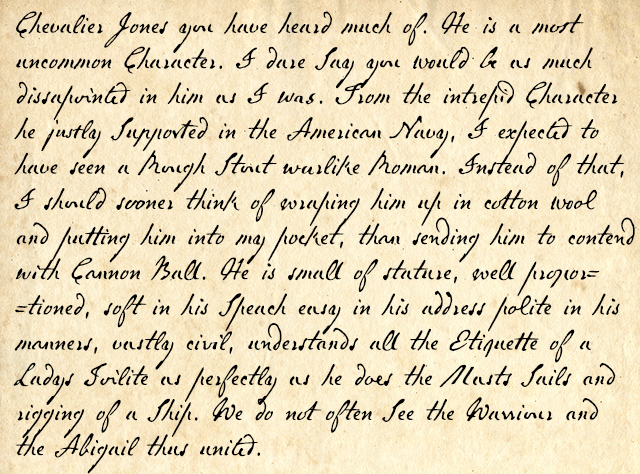
%> input picture Q4_Ink to Pixels Business Challenge in Handwriting Digitization.jpg, 640 x 474 px
$ octave Question_4.m   (GNU Octave 9; MATLAB toolbox functions it lacks are replaced by stand-ins)
%> lines starting %> are read from the running program, lines starting %| are printed output that depends on the picture
% question 4.a
img = imread('Q4_Ink to Pixels Business Challenge in Handwriting Digitization.jpg');
%> img is the input picture: size 474x640x3 uint8; mean R, G, B 226.8, 213.1, 181.7

% Convert to grayscale
grayImg = rgb2gray(img);
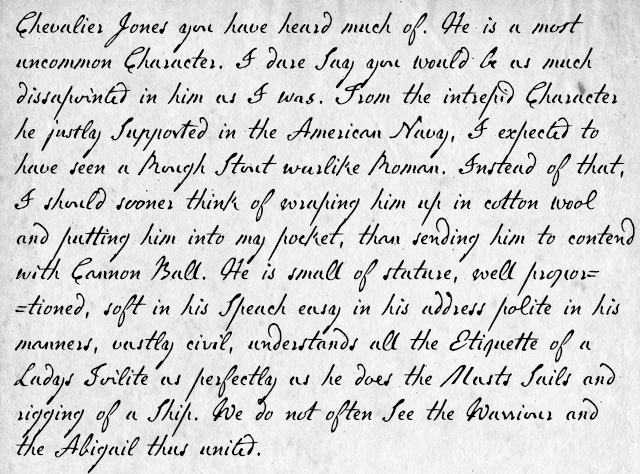
%> grayImg: size 474x640 uint8; min 0, max 253, mean 213.6
imshow(grayImg);
title('Grayscale Image');

% denoising the image
denoisedImg = medfilt2(grayImg, [2 2]);
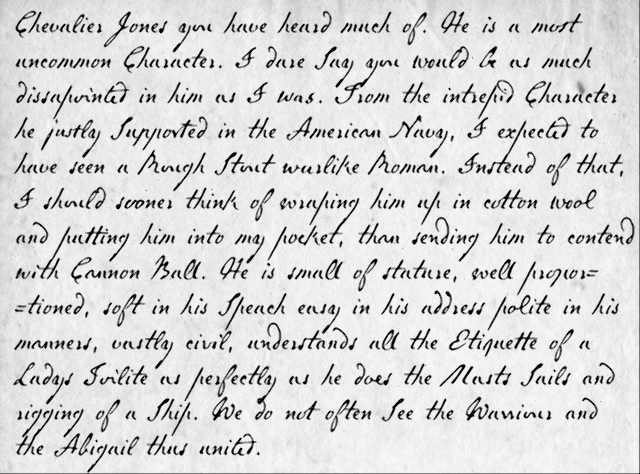
%> denoisedImg: size 474x640 uint8; min 0, max 251, mean 213.9
figure, imshow(denoisedImg);
title('Denoised Image');

% sharpening image
sharpenedImg = imsharpen(denoisedImg);
figure, imshow(sharpenedImg);
title('Sharpened Image');

% contrast enhancement
enhancedImg = imadjust(sharpenedImg);
figure, imshow(enhancedImg);

% Binarization
bw = imbinarize(enhancedImg, 'adaptive', 'ForegroundPolarity', 'dark', 'Sensitivity', 0.19);
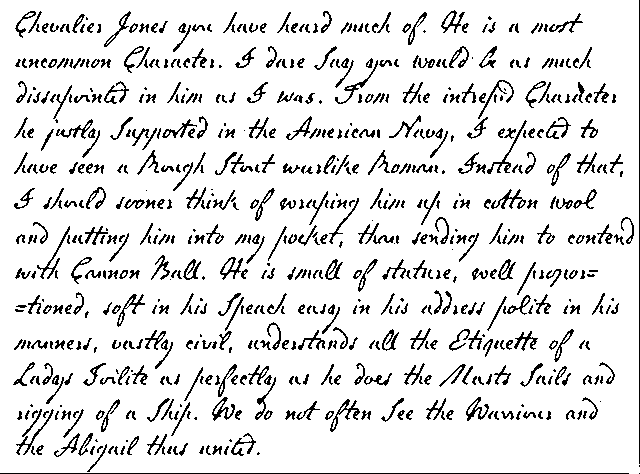
%> bw: size 474x640 logical; 89.2% white; black in thin lines or dots
figure, imshow(bw);
title('Binarized Image');

% saving all the images
% imwrite(bwImg, 'Q4a.Enhanced Image.jpg');

% question 4.b
% added as an optional extra to increase image quality
%bw = imfill(bwImg, 'holes'); % filling in the small holes in the text
%bw = imdilate(bw, strel('disk', 1)); % dilating the image to make text more clear
%figure, imshow(bw); title('Post=processed Binary image');

% OCR
ocrInput = uint8(bw) * 255;
%> ocrInput: size 474x640 uint8; 89.2% white; black in thin lines or dots
%> (the run ends here)
